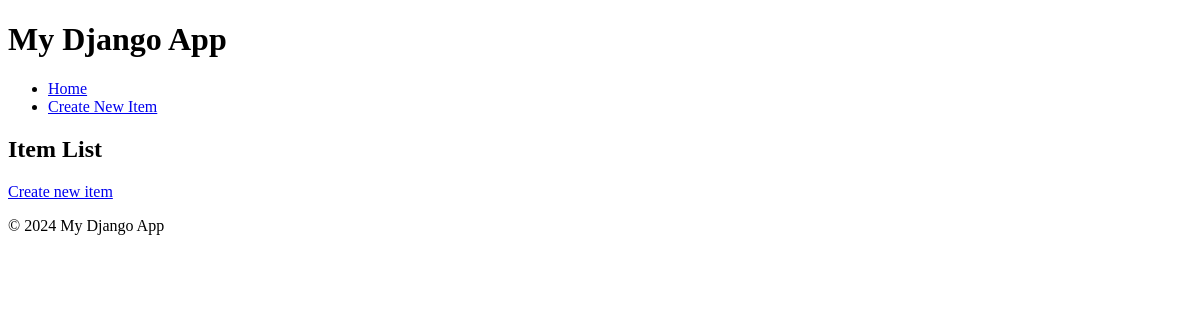
Before: / with the older database file.
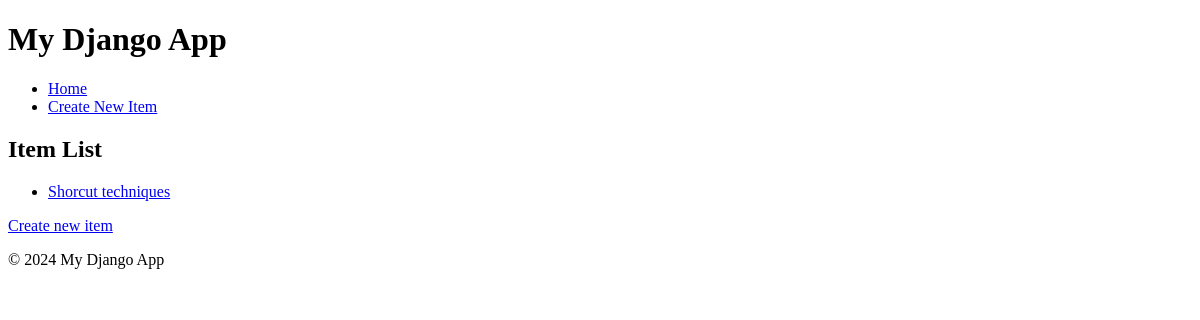
After: the same page with the newer database file.
### base/models.py (models this page shows, shortened)
class Item(models.Model):
    name = models.CharField(max_length=100)
    description = models.TextField()

### base/views.py (the view)
# urls.py: path('', item_list, name='item_list'),
def item_list(request):
    items = Item.objects.all()
    return render(request, 'item_list.html', {'items': items})

### templates/item_list.html
{% extends "base_generic.html" %}
{% block content %}
  <h2>Item List</h2>
  <ul>
    {% for item in items %}
      <li><a href="{% url 'item_detail' item.pk %}">{{ item.name }}</a></li>
    {% endfor %}
  </ul>
  <a href="{% url 'create_item' %}">Create new item</a>
{% endblock %}

### templates/base_generic.html (shortened to what this page needs)
<!DOCTYPE html>
<html>
<head>
</head>
<body>
    <header>
        <h1>My Django App</h1>
        <nav>
            <ul>
                <li><a href="{% url 'item_list' %}">Home</a></li>
                <li><a href="{% url 'create_item' %}">Create New Item</a></li>
            </ul>
        </nav>
    </header>
    <main>
        {% block content %}
        {% endblock %}
    </main>
    <footer>
        <p>&copy; 2024 My Django App</p>
    </footer>
</body>
</html>

Changed rows visible on the page:
added Item: name "Shorcut techniques"
